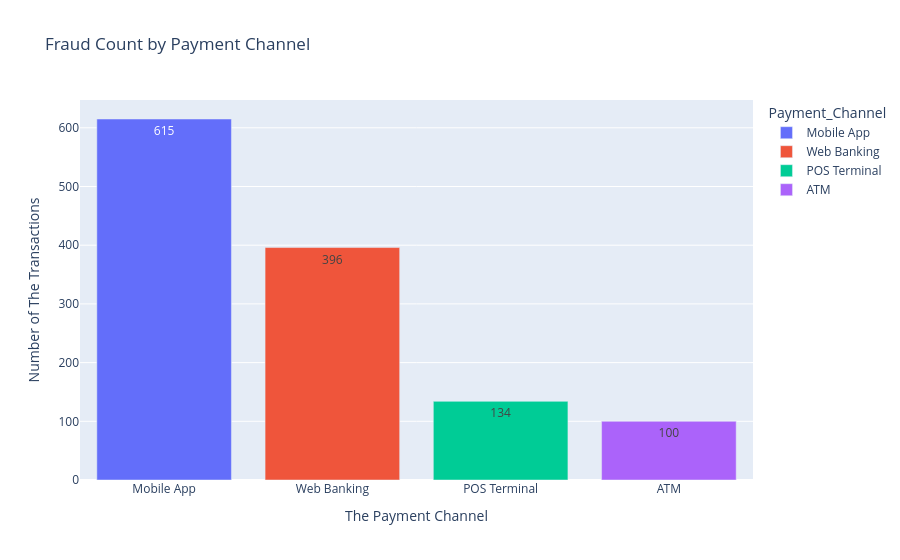

Write notebook code for a chart like this one.
### Code cell
# Create a bar chart to visualize the count of fraud cases across different payment channels
fig = px.bar(
    fraud_by_channel,
    x="Payment_Channel",
    y="Fraud_Count",
    title="Fraud Count by Payment Channel",
    text_auto=True,
    color="Payment_Channel",    
)

fig.update_layout(
    xaxis_title="The Payment Channel",  
    yaxis_title="Number of The Transactions")
fig.show()

### Figure 1 — Plotly figure (JSON) as saved in the notebook; plotly's stock layout.template omitted (floating-point values rounded to 4 significant figures)
{"data": [{"hovertemplate": "Payment_Channel=%{x}<br>Fraud_Count=%{y}<extra></extra>", "legendgroup": "Mobile App", "marker": {"color": "#636efa", "pattern": {"shape": ""}}, "name": "Mobile App", "orientation": "v", "showlegend": true, "textposition": "auto", "texttemplate": "%{y}", "type": "bar", "x": ["Mobile App"], "xaxis": "x", "y": [615], "yaxis": "y"}, {"hovertemplate": "Payment_Channel=%{x}<br>Fraud_Count=%{y}<extra></extra>", "legendgroup": "Web Banking", "marker": {"color": "#EF553B", "pattern": {"shape": ""}}, "name": "Web Banking", "orientation": "v", "showlegend": true, "textposition": "auto", "texttemplate": "%{y}", "type": "bar", "x": ["Web Banking"], "xaxis": "x", "y": [396], "yaxis": "y"}, {"hovertemplate": "Payment_Channel=%{x}<br>Fraud_Count=%{y}<extra></extra>", "legendgroup": "POS Terminal", "marker": {"color": "#00cc96", "pattern": {"shape": ""}}, "name": "POS Terminal", "orientation": "v", "showlegend": true, "textposition": "auto", "texttemplate": "%{y}", "type": "bar", "x": ["POS Terminal"], "xaxis": "x", "y": [134], "yaxis": "y"}, {"hovertemplate": "Payment_Channel=%{x}<br>Fraud_Count=%{y}<extra></extra>", "legendgroup": "ATM", "marker": {"color": "#ab63fa", "pattern": {"shape": ""}}, "name": "ATM", "orientation": "v", "showlegend": true, "textposition": "auto", "texttemplate": "%{y}", "type": "bar", "x": ["ATM"], "xaxis": "x", "y": [100], "yaxis": "y"}], "layout": {"barmode": "relative", "legend": {"title": {"text": "Payment_Channel"}, "tracegroupgap": 0}, "title": {"text": "Fraud Count by Payment Channel"}, "xaxis": {"anchor": "y", "categoryarray": ["Mobile App", "Web Banking", "POS Terminal", "ATM"], "categoryorder": "array", "domain": [0, 1], "title": {"text": "The Payment Channel"}}, "yaxis": {"anchor": "x", "domain": [0, 1], "title": {"text": "Number of The Transactions"}}}}
